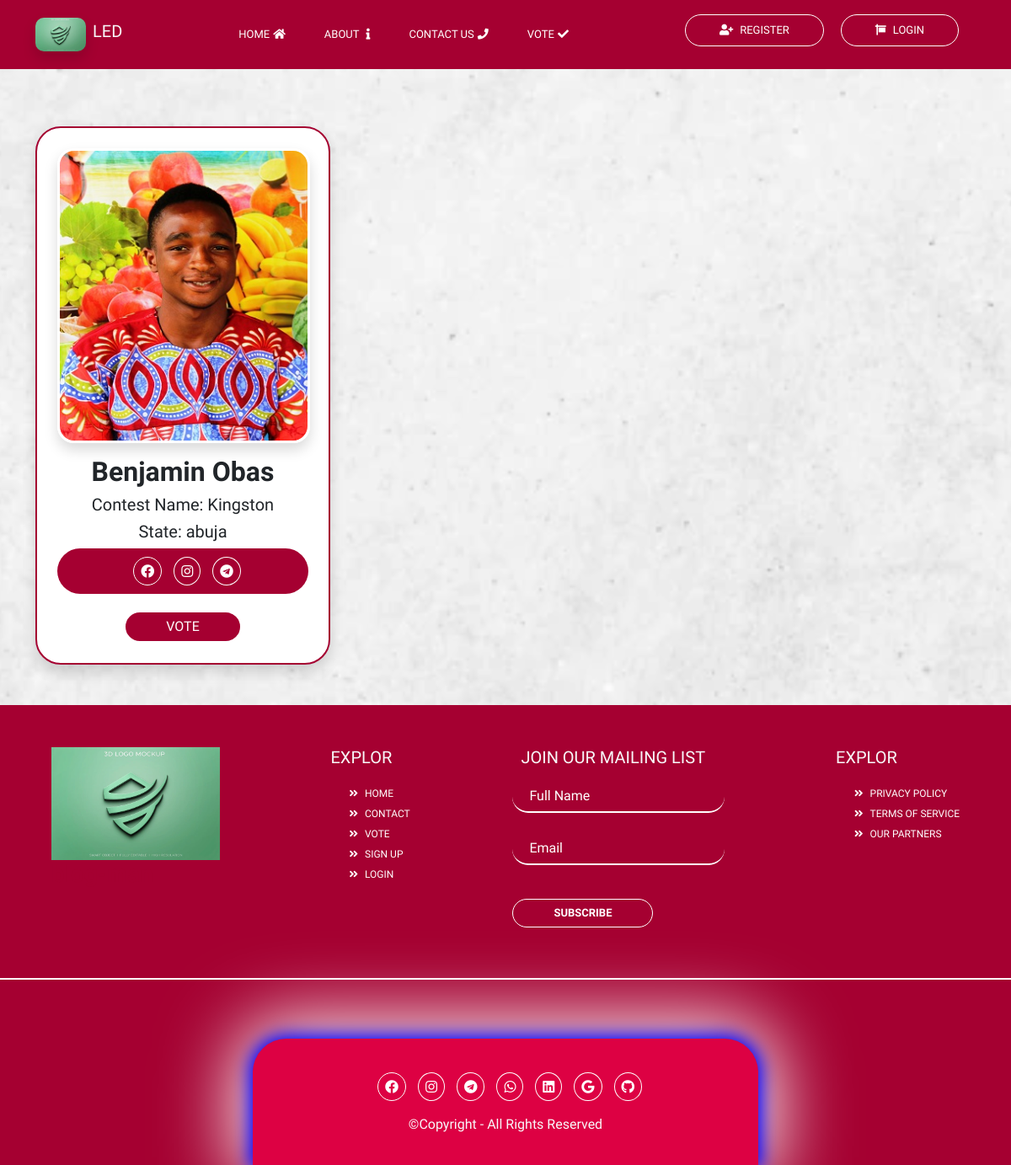
Screenshot of /view-contesters?cid=12 with the database file from the repository.
### tables this page shows
CREATE TABLE `registered_contesters` (
  `id` int(11) NOT NULL,
  `userid` varchar(12) NOT NULL,
  `contest_id` varchar(12) NOT NULL,
  `first_name` varchar(50) NOT NULL,
  `last_name` varchar(50) NOT NULL,
  `contest_name` varchar(30) NOT NULL,
  `registration_price` varchar(40) NOT NULL,
  `reciept` varchar(50) NOT NULL,
  `payment_status` varchar(30) NOT NULL,
  `date_created` date NOT NULL
);

CREATE TABLE `users` (
  `id` int(13) NOT NULL,
  `first_name` varchar(100) NOT NULL,
  `last_name` varchar(100) NOT NULL,
  `gender` varchar(10) NOT NULL,
  `email` varchar(300) NOT NULL,
  `user_state` varchar(30) NOT NULL,
  `user_zone` varchar(30) NOT NULL,
  `user_password` varchar(300) NOT NULL,
  `phone` varchar(30) NOT NULL,
  `dob` varchar(30) NOT NULL,
  `user_address` varchar(300) NOT NULL,
  `prof_pic` varchar(30) NOT NULL,
  `user_role` varchar(105) NOT NULL,
  `date_created` date NOT NULL
);

### view-contesters.php (the view, shortened to what this page needs)
<?php
  require 'assets/config/db-connect.php';
  require_once 'assets/includes/headers.php';
?>
<body style="background-image: url(assets/img/bb.webp); background-size: cover; background-position: center;">
    <section class="container mb-5 mt-5">
        <div class="vote-user">
            <?php
                $cid = $_GET['cid'];
                $sql = "SELECT * FROM registered_contesters WHERE contest_id = '$cid' AND payment_status= 'Approved'";
                $query = mysqli_query($connection,$sql);
                while($row= mysqli_fetch_assoc($query)){
                    $uid = $row['userid'];
                    $sql = "SELECT * FROM users WHERE id= '$uid'";
                    $query2 = mysqli_query($connection,$sql);
                    $rows = mysqli_fetch_assoc($query2)
            ?>
            <div class="card p-4 text-center prof shadow">
                <img src="assets/img/profile_pic/<?php
                        $img = $rows['prof_pic'];
                        if (empty($img)) {
                           echo "user.png";
                        }else{
                            echo "$img?".mt_rand();
                        }
                    ?>" alt="profile_picture" class="profile_picture shadow">
                <h2 class="pro-name"><?php echo $row['first_name']. " ".$row['last_name']; ?></h2>
                <h5 class="pro-con">Contest Name: <?php echo $row['contest_name'];?></h5>
                <h5 class="pro-con">State: <?php echo $rows['user_state']; ?></h5>
                <div class="pro-icon">
                    <a href="#"><i class="fab fa-facebook icons"></i></a>
                    <a href="#"><i class="fab fa-instagram icons"></i></a>
                    <a href="#"><i class="fab fa-telegram icons"></i></a>
                </div>
                <a href="final_vote?uid=<?php echo $rows['id'] ?>& cname=<?php echo $row['contest_name']; ?>& cid=<?php echo $cid ?>"
                    class="pro-vote">VOTE</a>
            </div>
            <?php } ?>
        </div>
    </section>
    <?php include_once 'assets/includes/footer.php' ?>

### assets/includes/headers.php (shortened to what this page needs)
<!DOCTYPE html>
<html lang="en">
<head>
    <link rel="stylesheet" href="assets/css/bootstrap.min.css">
    <link rel="stylesheet" href="assets/css/styles.css">
    <link rel="stylesheet" href="assets/fonts/css/all.css">
    <link rel="stylesheet" href="https://cdnjs.cloudflare.com/ajax/libs/animate.css/4.1.1/animate.min.css"/>
</head>
<body>
  <nav class="py-3 navbar navbar-expand-lg navbar-dark">
    <div class="d-flex container">
      <a class="navbar-brand d-flex items" href="index">
          <img src="assets/img/logo.webp" class="shadow shadow-light" alt="logo" style="border-radius: 10px; width: 60px;">
          <h5 class="ps-2 pt-1 text-light" id="tittle">led</h5>
      </a>
      <div class="collapse navbar-collapse text-light" id="navbarSupportedContent">
        <ul class="navbar-nav ms-auto mb-2 mb-lg-0">
          <li class="nav-item">
            <a class="items nav-link active" aria-current="page" href="index">Home<i class="fas fa-home ps-1"></i></a>
          </li>
          <li class="nav-item">
            <a class="items nav-link active" aria-current="page" href="about">About<i class="fas fa-info ps-2 "></i></a>
          </li>
          <li class="nav-item">
              <a class="items nav-link active" aria-current="page" href="contact_us">contact us<i class="fas fa-phone ps-1"></i></a>
          </li>
          <li class="nav-item">
            <a class="items nav-link active" aria-current="page" href="vote">vote<i class="fas fa-check ps-1"></i></a>
          </li>
        </ul>
    </div>
    <div class="collapse navbar-collapse" id="navbarSupportedContent">
      <ul class="navbar-nav ms-auto mb-2 mb-lg-0">
        <li class="nav-item">
          <a class="nav-link active" id="btn" aria-current="page" href="auth"><i class="fa fa-user-plus pe-2"></i>Register</a>
        </li>
        <li class="nav-item">
          <a class="nav-link active" id="btn" aria-current="page" href="login"><i class="fas fa-sign pe-2"></i>login</a>
        </li>
      </ul>
  </div>
</nav>

### assets/includes/footer.php (shortened to what this page needs)
      <section class="">
  <div class="footer">
    <div class=" footer-con">
      <div class="footer-div">
        <img src="assets/img/logo.webp" alt="" class="footer-img">
        <h3 class="header">blog-man</h3>
      </div>
      <div class="footer-div">
        <h3 class="header text-light tops">Explor</h3>
        <ul class="footer-ul">
          <li><a class="footer-li" href="index"><i class="fa fa-angle-double-right"></i>home</a></li>
          <li><a class="footer-li" href="contact_us"><i class="fa fa-angle-double-right"></i>contact</a></li>
          <li><a class="footer-li" href="vote"><i class="fa fa-angle-double-right"></i>vote</a></li>
          <li><a class="footer-li" href="auth"><i class="fa fa-angle-double-right"></i>sign up</a></li>
          <li><a class="footer-li" href="login"><i class="fa fa-angle-double-right"></i>login</a></li>
        </ul>
      </div>
      <div class="footer-div">
        <h3 class="header text-light tops mb-3">Join our mailing list</h3>
        <form action="">
          <input required type="text" name="full_name" class="inp form-control rounded-pill mb-4" placeholder="Full Name">
          <input required type="email" name="email" class="inp form-control rounded-pill mb-4" placeholder="Email">
          <button id="btn" class="btn btn-outline-light fw-bold mt-3 rounded-pill px-5">Subscribe</button>
        </form>
      </div>
      <div class="footer-div">
        <h3 class="header text-light tops">Explor</h3>
        <ul class="footer-ul">
          <li><a class="footer-li" href="#"><i class="fa fa-angle-double-right"></i>Privacy Policy</a></li>
          <li><a class="footer-li" href="#"><i class="fa fa-angle-double-right"></i>Terms of Service</a></li>
          <li><a class="footer-li" href="#"><i class="fa fa-angle-double-right"></i>Our Partners</a></li>
        </ul>
      </div>
    </div>
    <div class="">
      <div class="footer-icons">
        <a href="#"><i class="fab fa-facebook icons"></i></a>
        <a href="#"><i class="fab fa-instagram icons"></i></a>
        <a href="#"><i class="fab fa-telegram icons"></i></a>
        <a href="#"><i class="fab fa-whatsapp icons"></i></a>
        <a href="#"><i class="fab fa-linkedin icons"></i></a>
        <a href="#"><i class="fab fa-google icons"></i></a>
        <a href="#"><i class="fab fa-github icons"></i></a>
        <p class="text-light pt-3">©Copyright - All Rights Reserved</p>
      </div>
    </div>
  </div>
</section>
</body>
</html>

### assets/css/styles.css (style rules this page uses)
body { font-family: 'Comfortaa', cursive; }
* { padding: 0; margin: 0; }
nav { background-color: #A50031 !important; }
.items { text-transform: uppercase; font-family: 'Comfortaa', cursive; font-size: 13px; margin-right: 30px; color: white !important; }
#btn { width: fit-content; text-transform: uppercase; font-family: 'Comfortaa', cursive; font-size: 13px; color: white; background-color: #A50031; padding-right: 40px; padding-left: 40px; border-radius: 60px; margin-right: 20px; margin-bottom: 10px; border: 1px solid white; }
.card { backdrop-filter: blur(6px) !important; border: 3px solid white !important; }
.inp::placeholder { background: transparent !important; color: white !important; }
.inp { background: transparent !important; color: white !important; padding-left: 20px; border: none; border-bottom: 2px solid white; }
.header { color: #A50031; font-family: 'Comfortaa', cursive; font-weight: bolder; }
.footer { background-color: #A50031 !important; }
.footer-con { padding-top: 50px; display: flex; justify-content: space-around; padding-bottom: 50px; border-bottom: 2px solid white; }
.footer-img { width: 200px; }
.footer-ul { list-style: none; padding-top: 10px; }
.footer-li { color: white; padding-bottom: 4px; text-decoration: none; text-transform: uppercase; font-size: 12px; }
.fa-angle-double-right { padding-right: 8px; }
.tops { padding-left: 10px; font-size: 20px; text-transform: uppercase; font-weight: normal; font-family: 'Comfortaa', cursive; }
.icons { margin-left: 10px; color: white; width: fit-content; height: fit-content; border: 1px solid white; padding: 8px; border-radius: 50%; transition: 0.4s; }
.footer-icons { box-shadow: 0 0 20px 5px blue, 0 0 90px 20px white ; background-color: #dd0143; text-align: center; margin-top: 70px; padding-top: 40px; padding-bottom: 20px; margin-right: auto; margin-left: auto; border-top-left-radius: 40px; border-top-right-radius: 40px; width: 600px; animation: footer 3s ease-in-out infinite; }
.profile_picture { width: 300px; height: 350px; border-radius: 20px; margin: 0 auto; border: 3px solid white; }
.prof { width: 350px; border: 2px solid #A50031 !important; border-radius: 30px; margin-top: 20px; }
.pro-name { padding-top: 15px; font-family: 'Comfortaa', cursive; font-weight: bolder; text-transform: capitalize; }
.pro-icon { border-radius: 50px; padding: 10px; background-color: #A50031; }
.pro-vote { background-color: #A50031; border-radius: 50px; width: 140px; padding: 5px; margin: 0 auto; margin-top: 20px; border: 2px solid white; color: white; text-decoration: none; font-weight: 400; }
.vote-user { display: grid; grid-template-columns: repeat(3, 1fr); }

### rows the page displays
registered_contesters: userid.prof_pic (picture), first_name "Benjamin", last_name "Obas", contest_name "Kingston", userid.user_state "abuja"
